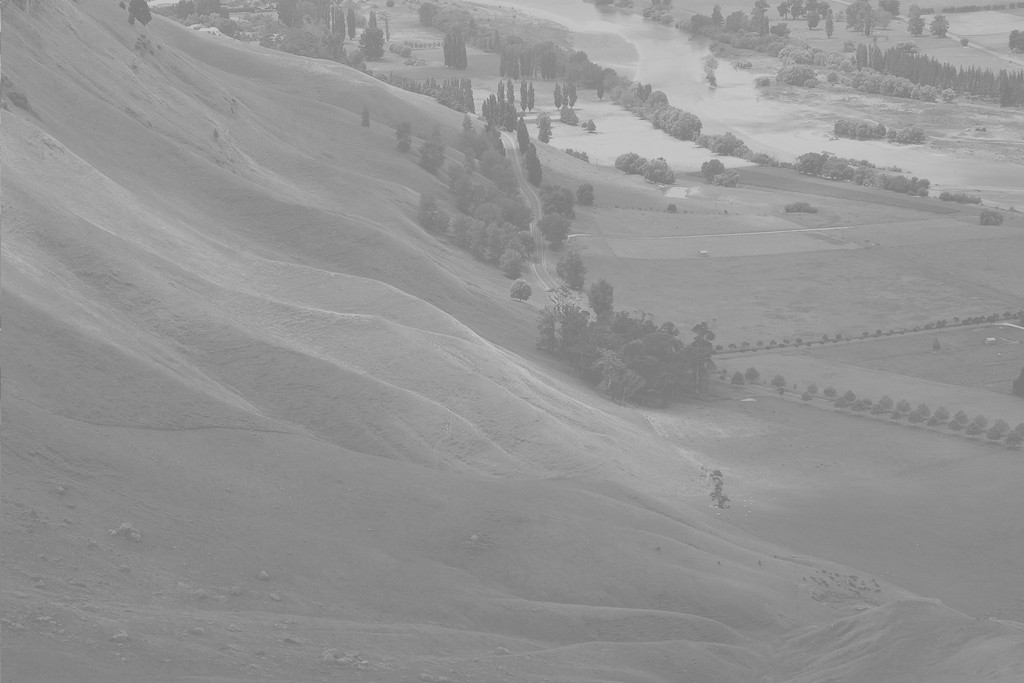
#> input picture space.jpg, 1024 x 683 px
$ jupyter execute histoEqualizing.ipynb
#> lines starting #> are read from the running program, lines starting #| are printed output that depends on the picture
[cell 1]
import cv2
import numpy as np
from matplotlib import pyplot as plt

img = cv2.imread('space.jpg',0)
#> img is the input picture: shape (683, 1024); min 114, max 208, mean 148

hist,bins = np.histogram(img.flatten(),256,[0,256])
#> hist = 256 values, max 28701 at index 137, min 0 at index 0, mean 2732; bins = 257 values from 0 to 256

cdf = hist.cumsum()
#> cdf = 256 values from 0 to 699392
cdf_normalized = cdf * hist.max()/ cdf.max()
#> cdf_normalized = 256 values from 0 to 28701

plt.plot(cdf_normalized, color = 'b')
plt.hist(img.flatten(),256,[0,256], color = 'g')
plt.xlim([0,256])
plt.legend(('cdf','histogram'), loc = 'upper left')
plt.show()
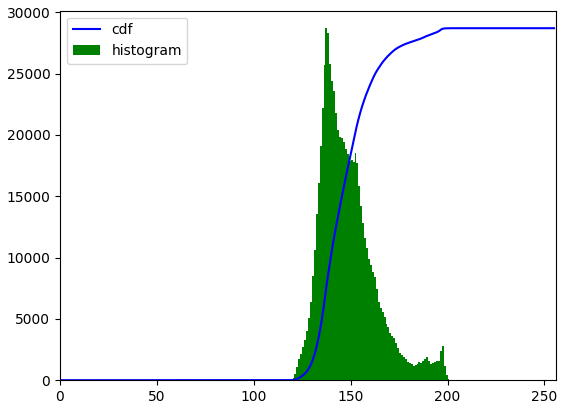
#> figure drawn by matplotlib, 1 panel; tallest bar 28701 high, from x = 137 to 138; curve peaks at x = 208, y = 28701

[cell 2]
equ = cv2.equalizeHist(img)
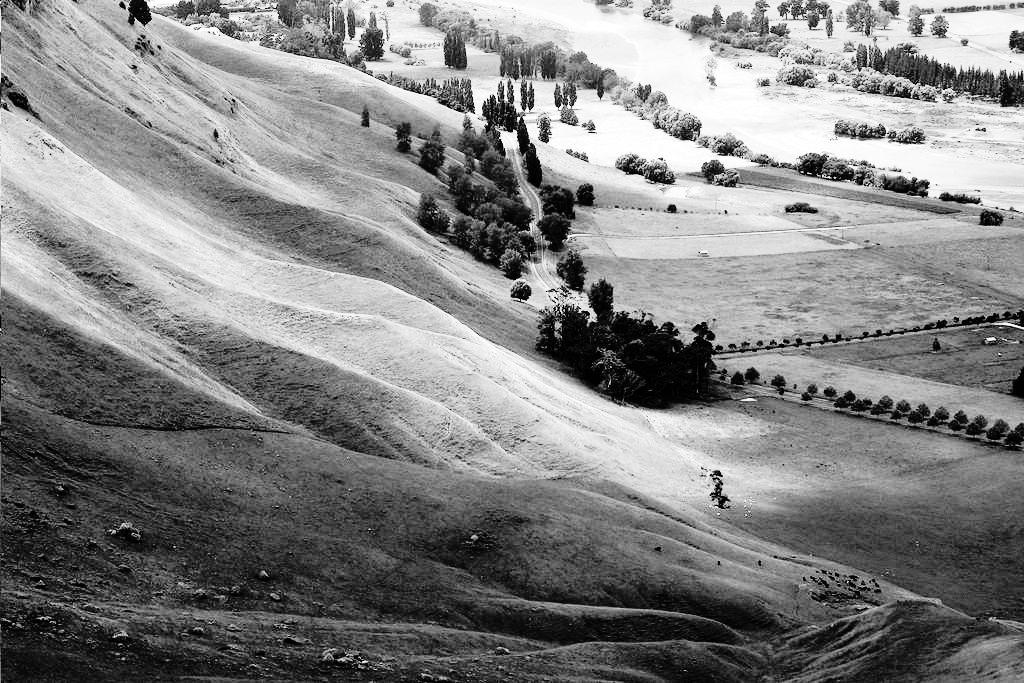
#> equ: shape (683, 1024); min 0, max 255, mean 130.5

[cell 3]
cv2.imshow('img', img)
cv2.imshow('equ', equ)
cv2.waitKey(0)
cv2.destroyAllWindows()

[cell 4]
hist1,bins = np.histogram(equ.flatten(),256,[0,256])
#> hist1 = 256 values, max 28701 at index 63, min 0 at index 5, mean 2732

cdf = hist1.cumsum()
#> cdf = 256 values from 883 to 699392
cdf_normalized = cdf * hist.max()/ cdf.max()
#> cdf_normalized = 256 values from 36.24 to 28701

plt.plot(cdf_normalized, color = 'b')
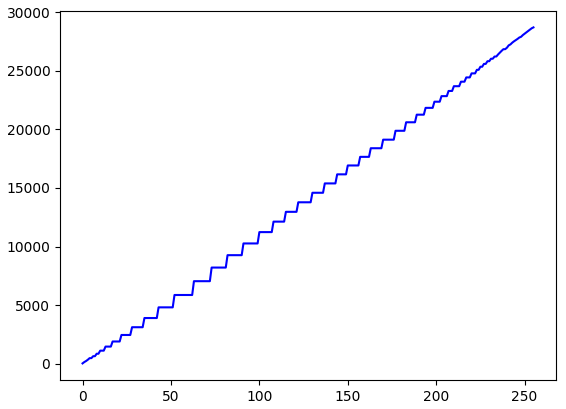
#> figure drawn by matplotlib, 1 panel; curve peaks at x = 255, y = 28701

# Adaptive histogram equalization

[cell 5]
img = cv2.imread('clown.jpg', 0)
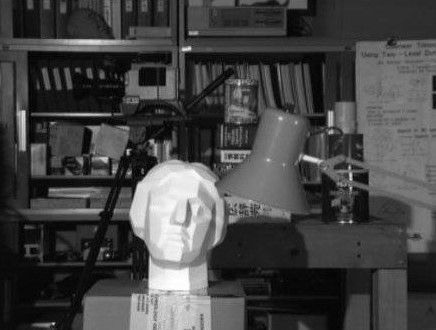
#> input picture clown.jpg, 436 x 330 px
#> img is the input picture: shape (330, 436); min 0, max 255, mean 69.3

clahe = cv2.createCLAHE(clipLimit = 2.0, tileGridSize = (8,8))
cll = clahe.apply(img)
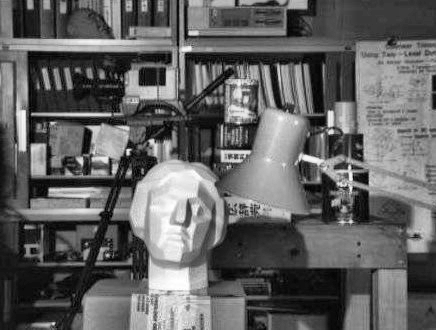
#> cll: shape (330, 436); min 0, max 255, mean 98.2

cv2.imshow('img', img)
cv2.imshow('cll', cll)
cv2.waitKey(0)
cv2.destroyAllWindows()
